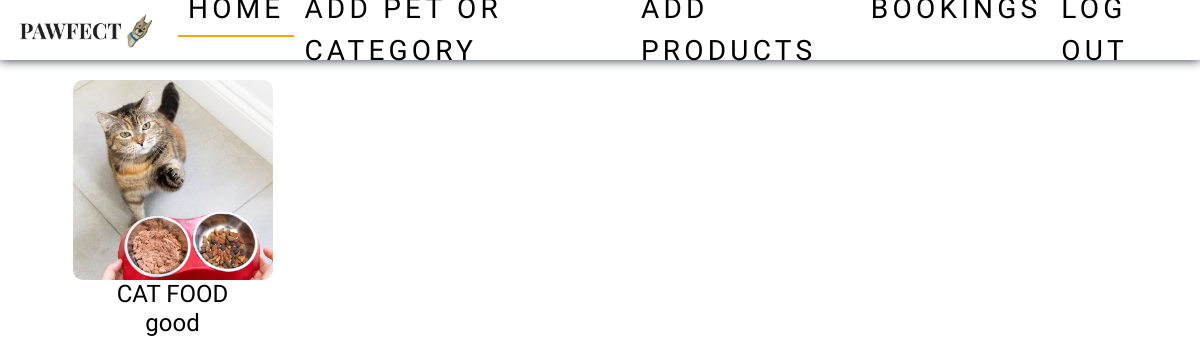
Page /shopProds/1 (signed in) on the committed database.
### app/models.py (models this page shows)
class Product(models.Model):
    category=models.ForeignKey(Category, on_delete=models.CASCADE)
    name=models.TextField()
    img=models.FileField()
    dis=models.TextField()

### app/views.py (the view)
# urls.py: path('shopProds/<pid>',views.shopProds),
def shopProds(req,pid):
    if 'eshop' in req.session:
        data=Product.objects.filter(category=pid)
        return render(req,'shop/shopProds.html',{'data':data})
    else:
        return redirect(shop_login)

### templates/shop/shopProds.html (shortened to what this page needs)
<!DOCTYPE html>
<html lang="en">
<head>
    {% load static %}
    <link href="https://cdn.jsdelivr.net/npm/bootstrap@5.3.3/dist/css/bootstrap.min.css" rel="stylesheet">
    <link rel="stylesheet" href="{% static 'css/style.css' %}">
    <link rel="stylesheet" href="{% static 'css/userHome.css' %}">
</head>
<body>
    <nav class="navbar navbar-expand-sm  fixed-top">
        <div class="container-fluid">
          <a class="navbar-brand" href="#"><img src="{% static 'images/pawfectlogo.jpg'%}" alt="" width="150px"></a>
          <div class="collapse navbar-collapse" id="collapsibleNavbar">
            <ul class="navbar-nav">
              <li class="nav-item">
                <a class="nav-link active" href="../shop_home">Home</a>
              </li>
              <li class="nav-item">
                <a class="nav-link" href="../add_pet">Add Pet or Category</a>
              </li>
              <li class="nav-item">
                <a class="nav-link" href="../add_prod">Add Products</a>
              </li>
              <li class="nav-item">
                <a class="nav-link" href="../booking">Bookings</a>
              </li>
              <li class="nav-item">
                <a class="nav-link" href="../logout">Log out</a>
              </li>
            </ul>
          </div>
        </div>
      </nav>
    <div class="container">
      <div class="row productRow">
        {% for i in data %}
            <div class="column">
                <a class="product" href="../shopProd/{{i.pk}}">
                    <img class="petPhoto" src="{{i.img.url}}" alt="">
                    <h6>{{i.name}}</h6>
                    <h6>{{i.dis}}</h6>
                </a>
            </div>
        {% endfor %}
    </div>
    </div>
</body>
</html>

### static/css/style.css (style rules this page uses)
body { margin-top: 60px; font-family: 'Cute Font'; font-size: 28px; }
.navbar { background-color: rgb(255, 255, 255); box-shadow: 0 0 10px ; height: 60px; }
.nav-link { color: rgb(0, 0, 0); padding: 5px 10px !important; text-transform: uppercase; letter-spacing: 0.15em; display: inline-block; position: relative; }
.active { color: black; border-bottom: 2px solid orange; }
.container { padding-top: 20px; }

### static/css/userHome.css (style rules this page uses)
.container { margin-top: 20px; }
.petPhoto { border-radius: 10px; display: block; margin-left: auto; margin-right: auto; width: 200px; height: 200px; object-fit: cover; }
.petLink h2,h6 { text-align: center; }
.product { text-decoration: none; color: black; }
.product h6 { text-align: center; font-size: 24px; margin-bottom: 0; }
.productRow .column { -ms-flex: 25%; flex: 25%; max-width: 25%; padding: 0 4px; }

### rows in the picture
Product: img (picture), name "CAT FOOD", dis "good"
